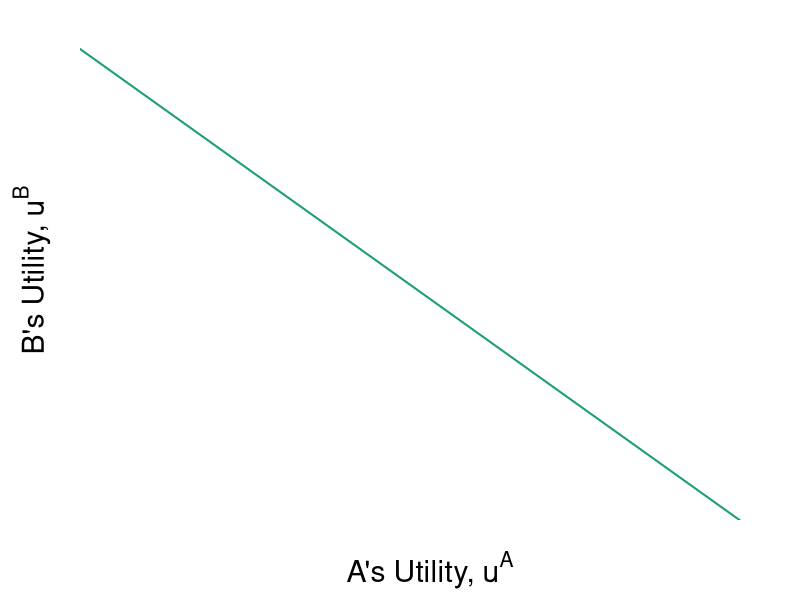

Write R code to recreate this figure. (Note: this script raises an error after producing the figure.)
require(ggplot2)
require(shape)
require(plotrix)
#pdf(file = "property_fig8STEP1.pdf", width = 9, height = 7)
#pdf(file = "property_fig8STEP2.pdf", width = 9, height = 7)
pdf(file = "property/property_fig8.pdf", width = 9, height = 7)

#Set parameters for graphics
namesize <- 1.3
pointsize <- 1.8
axislabelsize <- 1.8
labelsize <- 1.5
namesize <- 1.8
annotatesize <- 1.5
graphlinewidth <- 2
segmentlinewidth <- 1.5

upf <- function(ub) {
  12.24745 - ub
}

#Welfare at z: (((9^0.5)*(1^0.5))^0.5)*(((1^0.5)*(14^0.5))^0.5)

swf.z <- function(ub, a = 0.5, W = 3.350369) {
  (((W)*(1/ub)^a)^(1/(1-a)))
}

uAlog <- function(xA, yA, alpha = 1/2){
  alpha*log(xA) + (1-alpha)*log(yA)
}

#Welfare at h: (((7^0.5)*(1.3^0.5))^0.5)*(((3^0.5)*(13.7^0.5))^0.5)
swf.h <- function(ub, a = 0.5, W = 4.397651) {
  (((W)*(1/ub)^a)^(1/(1-a)))
}

swf.f <- function(ub, a = 0.5, W = 5.612486) {
  (((W)*(1/ub)^a)^(1/(1-a)))
}


swf.g <- function(ub, a = 0.5, W = 5.2671) {
  (((W)*(1/ub)^a)^(1/(1-a)))
}

swf.i <- function(ub, a = 0.5, W = 6.123724) {
  (((W)*(1/ub)^a)^(1/(1-a)))
}


#W = (^0.6)(^0.4)


#Notes
#ua = (xa^0.5)*(ya^0.5)
#ub = ((10-xa)^05)*((15-ya)^0.5)

#ua = (10^0.5)*(15^0.5) = 12.24745
#ua_e = u(8,2) = (8^0.5)*(2^0.5) = 4

#Point g
# => x^A = 4/((3/2)^0.5) = 3.27 => x^B = 6.73
# => y^A = 3/2(x^A) = 4.9 => y^B = 10.1
#ua_g(4.9^0.5)*(3.27^0.5) = 4.002874
#ub_g(6.73^0.5)*(10.1^0.5) = 8.244574
#W = (4.002874^0.5)*(8.244574^0.5) = 5.744736

COL <- c("#1B9E77", "#D95F02", "#7570B3", "#E7298A", "#66A61E", "#E6AB02", "#A6761D", "#666666")
#COL <- c("#7fc97f", "#beaed4", "#fdc086", "#ffff99")
par(mar =  c(4, 4, 1, 1))
xlims <- c(0, 13)
ylims <- c(0, 13)


plot(0, 0, xlim = xlims, ylim = ylims, type = "n",
     xlab = "",
     ylab = "",
     xaxt = "n", 
     yaxt = "n", 
     cex.lab = axislabelsize, 
     bty = "n",
     xaxs="i", 
     yaxs="i")

npts <- 500 
npts2 <- 501
#Specify the sequences of points for graphing. 
xx1 <- seq(xlims[1], xlims[2], length.out = npts)
xx2 <- seq(xlims[1], xlims[2], length.out = npts)
xx3 <- seq(xlims[1], xlims[2], length.out = npts2)
xx4 <- seq(xlims[1], 13, length.out = npts2)

text(0.5*xlims[2], -1.3, expression(paste("A's Utility, ", u^A)), xpd = TRUE, cex = axislabelsize) 
text(-0.9, 0.5*ylims[2], expression(paste("B's Utility, ", u^B)), xpd = TRUE, cex = axislabelsize, srt = 90) 

#Draw the lines for the graphs
lines(xx1, upf(xx1), col = COL[1], lwd = graphlinewidth)
lines(xx1, swf.h(xx1), col = COLB[2], lwd = graphlinewidth, lty = 1)
lines(xx1, swf.z(xx1), col = COLB[2], lwd = graphlinewidth, lty = 1)
lines(xx1, swf.f(xx1), col = COLB[2], lwd = graphlinewidth, lty = 1)
lines(xx1, swf.g(xx1), col = COLB[2], lwd = graphlinewidth, lty = 1)
lines(xx1, swf.i(xx1), col = COLB[2], lwd = graphlinewidth)
#lines(xx2, solowCondition(xx2, delta = 5), col = COL[3], lwd = 4)
#lines(xx2, solowInfeas(xx2, delta = 5), col = COL[1], lwd = 4, lty = 2)

#Customize ticks and labels for the plot
ticksy <- seq(from = ylims[1], to = ylims[2], by = 1)
ylabels <- seq(from = ylims[1], to = ylims[2], by = 1)
ticksx <- seq(from =  xlims[1], to = xlims[2], by = 1)
xlabels <- seq(from = xlims[1], to = xlims[2], by = 1)
axis(1, at = ticksx, pos = 0, labels = xlabels)
axis(2, at = ticksy, pos = 0, labels = ylabels, las = 1)

#Annotation of the  graphs
#UPF
text(9.1, 0.5, expression(paste("Utility Possibilities Frontier")), cex = annotatesize)
#text(8.1, 0.8, expression(paste(u^B == (10^0.5)*(15^0.5) - u^A)), cex = annotatesize)

#Iso-welfare curve labels
text(10.5, 5.7, expression(paste("Social Planner's")), cex = annotatesize)
text(10.5, 5, expression(paste("Iso-welfare Curves")), cex = annotatesize)

#Annotate point g
#ua_g(2.44949^0.5)*(((3/2)*2.44949)^0.5) = 3
#ub_g((10 - 2.44949)^0.5)*(15 - (3/2)*2.44949)^0.5) = 9.247448
#W = (3^0.5)*(9.247448^0.5) = 5.2671
#points(8.24, 4, pch = 16, col = "black", cex = 1.5)
points(3, 9.247448, pch = 16, col = "black", cex = 1.5)
text(3 - 0.3, 9.247448 - 0.3, expression(t^B), cex = annotatesize)


#Annotate Point i
#(5^0.5)*(7.5^0.5) = 6.123724
#W = (6.123724^0.6)*(6.123724^0.4) = 6.123724

points(6.123724, 6.123724, pch = 16, col = "black", cex = 1.5)
text(6.3, 6.3, expression(i), cex = annotatesize)

#Annotate point f
#ua_f(6.95^0.5)*(10.45^0.5) = 8.573214
#ub_f(3^0.5)*(4.5^0.5) = 3.674235
#W = (8.573214^0.5)*(3.674235^0.5) = 5.744736
#W = (4.002874^0.6)*(8.244574^0.4) = 5.344295
points(8.522177, (1^0.5)*(14^0.5), pch = 16, col = "black", cex = 1.5)
text(8.522177 + 0.3, (1^0.5)*(14^0.5) + 0.2, expression(t^A), cex = annotatesize)

#Annotate point e.
#ua_e = (8^0.5)*(2^0.5) = 4
#ub_e = (2^0.5)*(13.1^0.5) = 5.118594
#W = (4^0.5)*(5.118594^0.5) = 4.524862
#W = (4^0.6)*(5.118594^0.4) = 4.41465
# For old endowment, 8,2 and 2, 13 
# points(5.12, 4, pch = 16, col = "black", cex = 1.5)
# text(4.9, 3.8, expression(z), cex = annotatesize)
#For new endowment, 9,1 and 1, 14 
points((9^0.5)*(1^0.5), (1^0.5)*(14^0.5), pch = 16, col = "black", cex = 1.5)
text((9^0.5)*(1^0.5) - 0.3, (1^0.5)*(14^0.5) - 0.3, 
     expression(z), cex = annotatesize)

points(3, (3^0.5)*(13.7^0.5), pch = 16, col = "black", cex = 1.5)
text(3 - 0.3, (3^0.5)*(13.7^0.5) - 0.3, 
     expression(h), cex = annotatesize)

# For guidance when drawing the figures. 
# segments(3, 0, 3, ylims[2], lty = 2, col = "darkgray", lwd = 2)
# segments(0, 3.741657, xlims[2], 3.741657, lty = 2, col = "darkgray", lwd = 2)

dev.off()
